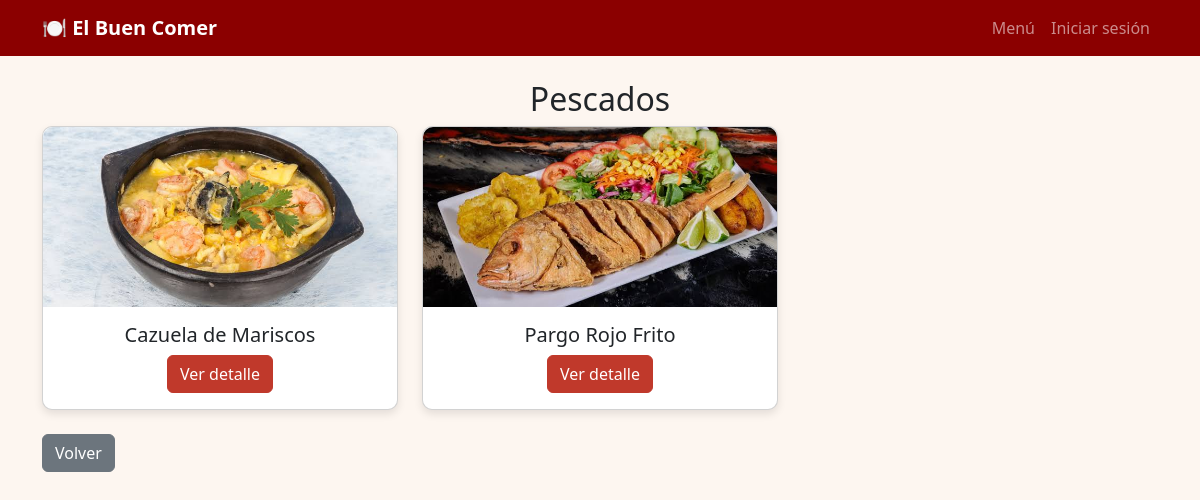
The page /categorias/pescados on the database its author committed.
### app/models/plato.py (models this page shows)
class Categoria(db.Model):
    __tablename__ = 'categorias'
    id = db.Column(db.Integer, primary_key=True)
    key = db.Column(db.String(50), unique=True, nullable=False)
    nombre = db.Column(db.String(100), nullable=False)
    imagen = db.Column(db.String(200))
    platos = db.relationship('Plato', backref='categoria', lazy=True)

class Plato(db.Model):
    __tablename__ = 'platos'
    id = db.Column(db.Integer, primary_key=True)
    nombre = db.Column(db.String(100), nullable=False)
    precio = db.Column(db.Integer, nullable=False)
    acompanamiento = db.Column(db.String(200))
    imagen = db.Column(db.String(200))
    categoria_id = db.Column(db.Integer, db.ForeignKey('categorias.id'), nullable=False)
    detalles = db.relationship('DetallePedido', backref='plato', lazy=True)

### app/blueprints/cliente/routes.py (the view)
@cliente_bp.route('/categorias/<cat_key>')
def platos(cat_key):
    categoria = Categoria.query.filter_by(key=cat_key).first_or_404()
    platos = Plato.query.filter_by(categoria_id=categoria.id).all()
    return render_template('platos.html', categoria=categoria, platos=platos)

### app/blueprints/cliente/templates/platos.html
{% extends 'base.html' %}
{% block content %}
<h2 class="text-center">{{ categoria.nombre }}</h2>
<div class="row">
    {% for plato in platos %}
    <div class="col-md-4 mb-4">
        <div class="card h-100">
            <img src="{{ url_for('static', filename='images/' + plato.imagen) }}" class="card-img-top" alt="{{ plato.nombre }}">
            <div class="card-body text-center">
                <h5 class="card-title">{{ plato.nombre }}</h5>
                <a href="{{ url_for('cliente.detalle_plato', plato_id=plato.id) }}" class="btn btn-primary">Ver detalle</a>
            </div>
        </div>
    </div>
    {% endfor %}
</div>
<a href="{{ url_for('cliente.categorias') }}" class="btn btn-secondary">Volver</a>
{% endblock %}

### app/static/css/style.css (style rules this page uses)
body { background-color: #fdf6f0; font-family: 'Segoe UI', Tahoma, Geneva, Verdana, sans-serif; }
.card { border-radius: 10px; box-shadow: 0 4px 8px rgba(0,0,0,0.1); transition: transform 0.2s; }
.card-img-top { height: 180px; object-fit: cover; border-top-left-radius: 10px; border-top-right-radius: 10px; }
.btn-primary { background-color: #c0392b; border-color: #c0392b; }

### rows shown on the page
Categoria: nombre "Pescados"
Plato: imagen (picture), nombre "Cazuela de Mariscos"
Plato: imagen (picture), nombre "Pargo Rojo Frito"
